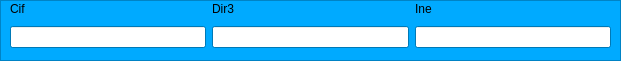
  <widget class="QFrame" name="frame_6">
   <property name="geometry">
    <rect>
     <x>640</x>
     <y>290</y>
     <width>621</width>
     <height>61</height>
    </rect>
   </property>
   <property name="palette">
    <palette>
     <active>
      <colorrole role="WindowText">
       <brush brushstyle="SolidPattern">
        <color alpha="255">
         <red>0</red>
         <green>0</green>
         <blue>0</blue>
        </color>
       </brush>
      </colorrole>
      <colorrole role="Button">
       <brush brushstyle="SolidPattern">
        <color alpha="255">
         <red>0</red>
         <green>170</green>
         <blue>255</blue>
        </color>
       </brush>
      </colorrole>
      <colorrole role="Light">
       <brush brushstyle="SolidPattern">
        <color alpha="255">
         <red>127</red>
         <green>213</green>
         <blue>255</blue>
        </color>
       </brush>
      </colorrole>
      <colorrole role="Midlight">
       <brush brushstyle="SolidPattern">
        <color alpha="255">
         <red>63</red>
         <green>191</green>
         <blue>255</blue>
        </color>
       </brush>
      </colorrole>
      <colorrole role="Dark">
       <brush brushstyle="SolidPattern">
        <color alpha="255">
         <red>0</red>
         <green>85</green>
         <blue>127</blue>
        </color>
       </brush>
      </colorrole>
      <colorrole role="Mid">
       <brush brushstyle="SolidPattern">
        <color alpha="255">
         <red>0</red>
         <green>113</green>
         <blue>170</blue>
        </color>
       </brush>
      </colorrole>
      <colorrole role="Text">
       <brush brushstyle="SolidPattern">
        <color alpha="255">
         <red>0</red>
         <green>0</green>
         <blue>0</blue>
        </color>
       </brush>
      </colorrole>
      <colorrole role="BrightText">
       <brush brushstyle="SolidPattern">
        <color alpha="255">
         <red>255</red>
         <green>255</green>
         <blue>255</blue>
        </color>
       </brush>
      </colorrole>
      <colorrole role="ButtonText">
       <brush brushstyle="SolidPattern">
        <color alpha="255">
         <red>0</red>
         <green>0</green>
         <blue>0</blue>
        </color>
       </brush>
      </colorrole>
      <colorrole role="Base">
       <brush brushstyle="SolidPattern">
        <color alpha="255">
         <red>255</red>
         <green>255</green>
         <blue>255</blue>
        </color>
       </brush>
      </colorrole>
      <colorrole role="Window">
       <brush brushstyle="SolidPattern">
        <color alpha="255">
         <red>0</red>
         <green>170</green>
         <blue>255</blue>
        </color>
       </brush>
      </colorrole>
      <colorrole role="Shadow">
       <brush brushstyle="SolidPattern">
        <color alpha="255">
         <red>0</red>
         <green>0</green>
         <blue>0</blue>
        </color>
       </brush>
      </colorrole>
      <colorrole role="AlternateBase">
       <brush brushstyle="SolidPattern">
        <color alpha="255">
         <red>127</red>
         <green>212</green>
         <blue>255</blue>
        </color>
       </brush>
      </colorrole>
      <colorrole role="ToolTipBase">
       <brush brushstyle="SolidPattern">
        <color alpha="255">
         <red>255</red>
         <green>255</green>
         <blue>220</blue>
        </color>
       </brush>
      </colorrole>
      <colorrole role="ToolTipText">
       <brush brushstyle="SolidPattern">
        <color alpha="255">
         <red>0</red>
         <green>0</green>
         <blue>0</blue>
        </color>
       </brush>
      </colorrole>
     </active>
     <inactive>
      <colorrole role="WindowText">
       <brush brushstyle="SolidPattern">
        <color alpha="255">
         <red>0</red>
         <green>0</green>
         <blue>0</blue>
        </color>
       </brush>
      </colorrole>
      <colorrole role="Button">
       <brush brushstyle="SolidPattern">
        <color alpha="255">
         <red>0</red>
         <green>170</green>
         <blue>255</blue>
        </color>
       </brush>
      </colorrole>
      <colorrole role="Light">
       <brush brushstyle="SolidPattern">
        <color alpha="255">
         <red>127</red>
         <green>213</green>
         <blue>255</blue>
        </color>
       </brush>
      </colorrole>
      <colorrole role="Midlight">
       <brush brushstyle="SolidPattern">
        <color alpha="255">
         <red>63</red>
         <green>191</green>
         <blue>255</blue>
        </color>
       </brush>
      </colorrole>
      <colorrole role="Dark">
       <brush brushstyle="SolidPattern">
        <color alpha="255">
         <red>0</red>
         <green>85</green>
         <blue>127</blue>
        </color>
       </brush>
      </colorrole>
      <colorrole role="Mid">
       <brush brushstyle="SolidPattern">
        <color alpha="255">
         <red>0</red>
         <green>113</green>
         <blue>170</blue>
        </color>
       </brush>
      </colorrole>
      <colorrole role="Text">
       <brush brushstyle="SolidPattern">
        <color alpha="255">
         <red>0</red>
         <green>0</green>
         <blue>0</blue>
        </color>
       </brush>
      </colorrole>
      <colorrole role="BrightText">
       <brush brushstyle="SolidPattern">
        <color alpha="255">
         <red>255</red>
         <green>255</green>
         <blue>255</blue>
        </color>
       </brush>
      </colorrole>
      <colorrole role="ButtonText">
       <brush brushstyle="SolidPattern">
        <color alpha="255">
         <red>0</red>
         <green>0</green>
         <blue>0</blue>
        </color>
       </brush>
      </colorrole>
      <colorrole role="Base">
       <brush brushstyle="SolidPattern">
        <color alpha="255">
         <red>255</red>
         <green>255</green>
         <blue>255</blue>
        </color>
       </brush>
      </colorrole>
      <colorrole role="Window">
       <brush brushstyle="SolidPattern">
        <color alpha="255">
         <red>0</red>
         <green>170</green>
         <blue>255</blue>
        </color>
       </brush>
      </colorrole>
      <colorrole role="Shadow">
       <brush brushstyle="SolidPattern">
        <color alpha="255">
         <red>0</red>
         <green>0</green>
         <blue>0</blue>
        </color>
       </brush>
      </colorrole>
      <colorrole role="AlternateBase">
       <brush brushstyle="SolidPattern">
        <color alpha="255">
         <red>127</red>
         <green>212</green>
         <blue>255</blue>
        </color>
       </brush>
      </colorrole>
      <colorrole role="ToolTipBase">
       <brush brushstyle="SolidPattern">
        <color alpha="255">
         <red>255</red>
         <green>255</green>
         <blue>220</blue>
        </color>
       </brush>
      </colorrole>
      <colorrole role="ToolTipText">
       <brush brushstyle="SolidPattern">
        <color alpha="255">
         <red>0</red>
         <green>0</green>
         <blue>0</blue>
        </color>
       </brush>
      </colorrole>
     </inactive>
     <disabled>
      <colorrole role="WindowText">
       <brush brushstyle="SolidPattern">
        <color alpha="255">
         <red>0</red>
         <green>85</green>
         <blue>127</blue>
        </color>
       </brush>
      </colorrole>
      <colorrole role="Button">
       <brush brushstyle="SolidPattern">
        <color alpha="255">
         <red>0</red>
         <green>170</green>
         <blue>255</blue>
        </color>
       </brush>
      </colorrole>
      <colorrole role="Light">
       <brush brushstyle="SolidPattern">
        <color alpha="255">
         <red>127</red>
         <green>213</green>
         <blue>255</blue>
        </color>
       </brush>
      </colorrole>
      <colorrole role="Midlight">
       <brush brushstyle="SolidPattern">
        <color alpha="255">
         <red>63</red>
         <green>191</green>
         <blue>255</blue>
        </color>
       </brush>
      </colorrole>
      <colorrole role="Dark">
       <brush brushstyle="SolidPattern">
        <color alpha="255">
         <red>0</red>
         <green>85</green>
         <blue>127</blue>
        </color>
       </brush>
      </colorrole>
      <colorrole role="Mid">
       <brush brushstyle="SolidPattern">
        <color alpha="255">
         <red>0</red>
         <green>113</green>
         <blue>170</blue>
        </color>
       </brush>
      </colorrole>
      <colorrole role="Text">
       <brush brushstyle="SolidPattern">
        <color alpha="255">
         <red>0</red>
         <green>85</green>
         <blue>127</blue>
        </color>
       </brush>
      </colorrole>
      <colorrole role="BrightText">
       <brush brushstyle="SolidPattern">
        <color alpha="255">
         <red>255</red>
         <green>255</green>
         <blue>255</blue>
        </color>
       </brush>
      </colorrole>
      <colorrole role="ButtonText">
       <brush brushstyle="SolidPattern">
        <color alpha="255">
         <red>0</red>
         <green>85</green>
         <blue>127</blue>
        </color>
       </brush>
      </colorrole>
      <colorrole role="Base">
       <brush brushstyle="SolidPattern">
        <color alpha="255">
         <red>0</red>
         <green>170</green>
         <blue>255</blue>
        </color>
       </brush>
      </colorrole>
      <colorrole role="Window">
       <brush brushstyle="SolidPattern">
        <color alpha="255">
         <red>0</red>
         <green>170</green>
         <blue>255</blue>
        </color>
       </brush>
      </colorrole>
      <colorrole role="Shadow">
       <brush brushstyle="SolidPattern">
        <color alpha="255">
         <red>0</red>
         <green>0</green>
         <blue>0</blue>
        </color>
       </brush>
      </colorrole>
      <colorrole role="AlternateBase">
       <brush brushstyle="SolidPattern">
        <color alpha="255">
         <red>0</red>
         <green>170</green>
         <blue>255</blue>
        </color>
       </brush>
      </colorrole>
      <colorrole role="ToolTipBase">
       <brush brushstyle="SolidPattern">
        <color alpha="255">
         <red>255</red>
         <green>255</green>
         <blue>220</blue>
        </color>
       </brush>
      </colorrole>
      <colorrole role="ToolTipText">
       <brush brushstyle="SolidPattern">
        <color alpha="255">
         <red>0</red>
         <green>0</green>
         <blue>0</blue>
        </color>
       </brush>
      </colorrole>
     </disabled>
    </palette>
   </property>
   <property name="frameShape">
    <enum>QFrame::StyledPanel</enum>
   </property>
   <property name="frameShadow">
    <enum>QFrame::Raised</enum>
   </property>
   <widget class="QLabel" name="label_28">
    <property name="geometry">
     <rect>
      <x>212</x>
      <y>0</y>
      <width>29</width>
      <height>17</height>
     </rect>
    </property>
    <property name="text">
     <string>Dir3</string>
    </property>
   </widget>
   <widget class="QLabel" name="label_29">
    <property name="geometry">
     <rect>
      <x>415</x>
      <y>0</y>
      <width>22</width>
      <height>17</height>
     </rect>
    </property>
    <property name="text">
     <string>Ine</string>
    </property>
   </widget>
   <widget class="QLabel" name="label_27">
    <property name="geometry">
     <rect>
      <x>10</x>
      <y>0</y>
      <width>19</width>
      <height>17</height>
     </rect>
    </property>
    <property name="text">
     <string>Cif</string>
    </property>
   </widget>
   <widget class="QWidget" name="layoutWidget">
    <property name="geometry">
     <rect>
      <x>10</x>
      <y>20</y>
      <width>601</width>
      <height>34</height>
     </rect>
    </property>
    <layout class="QHBoxLayout" name="horizontalLayout_7">
     <item>
      <widget class="QLineEdit" name="lineEdit_cif">
       <property name="readOnly">
        <bool>true</bool>
       </property>
      </widget>
     </item>
     <item>
      <widget class="QLineEdit" name="lineEdit_dir3">
       <property name="readOnly">
        <bool>true</bool>
       </property>
      </widget>
     </item>
     <item>
      <widget class="QLineEdit" name="lineEdit_ine">
       <property name="readOnly">
        <bool>true</bool>
       </property>
      </widget>
     </item>
    </layout>
   </widget>
  </widget>
